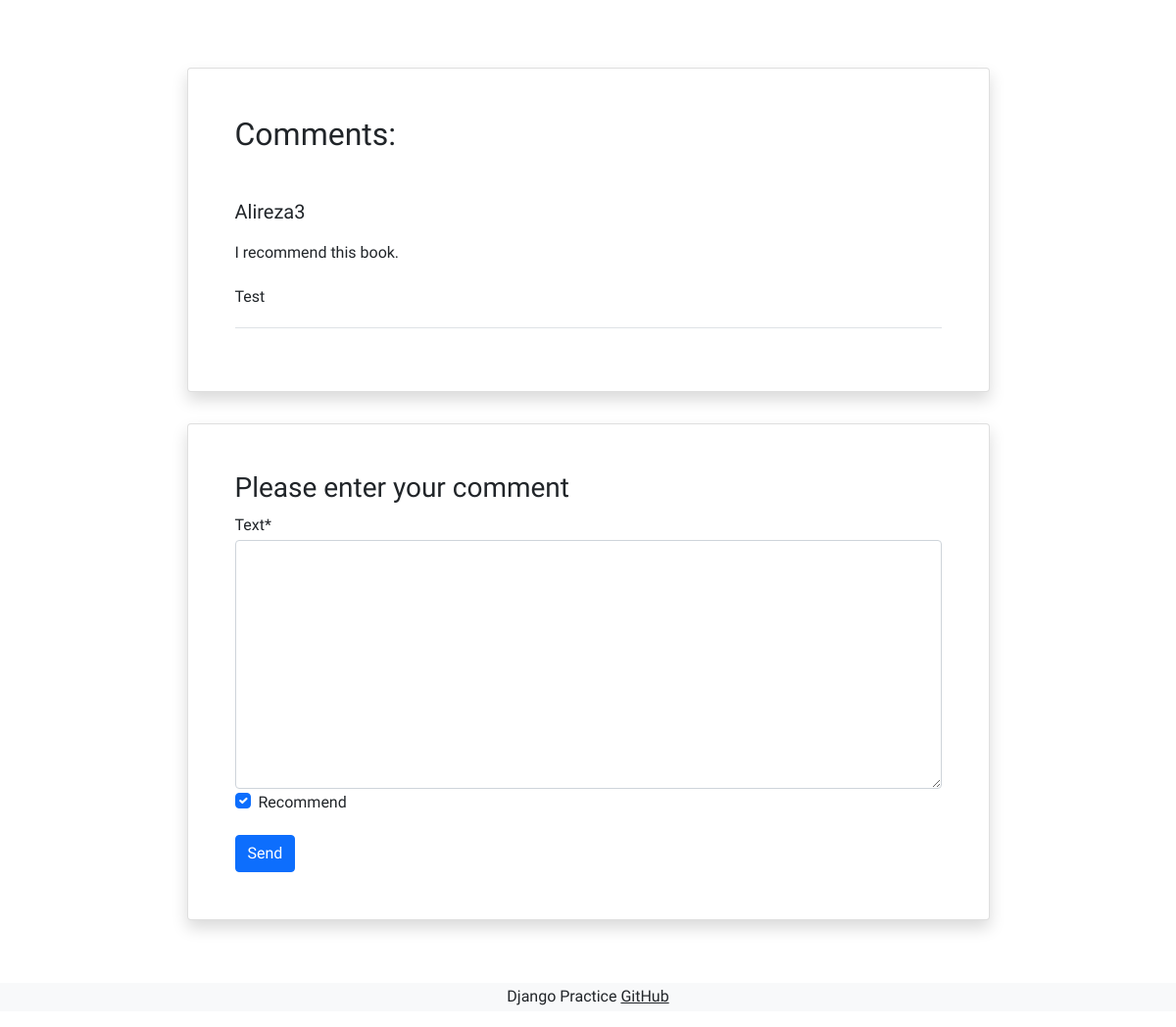
The page /books/1/ (signed in, lower part) on the database as committed earlier.
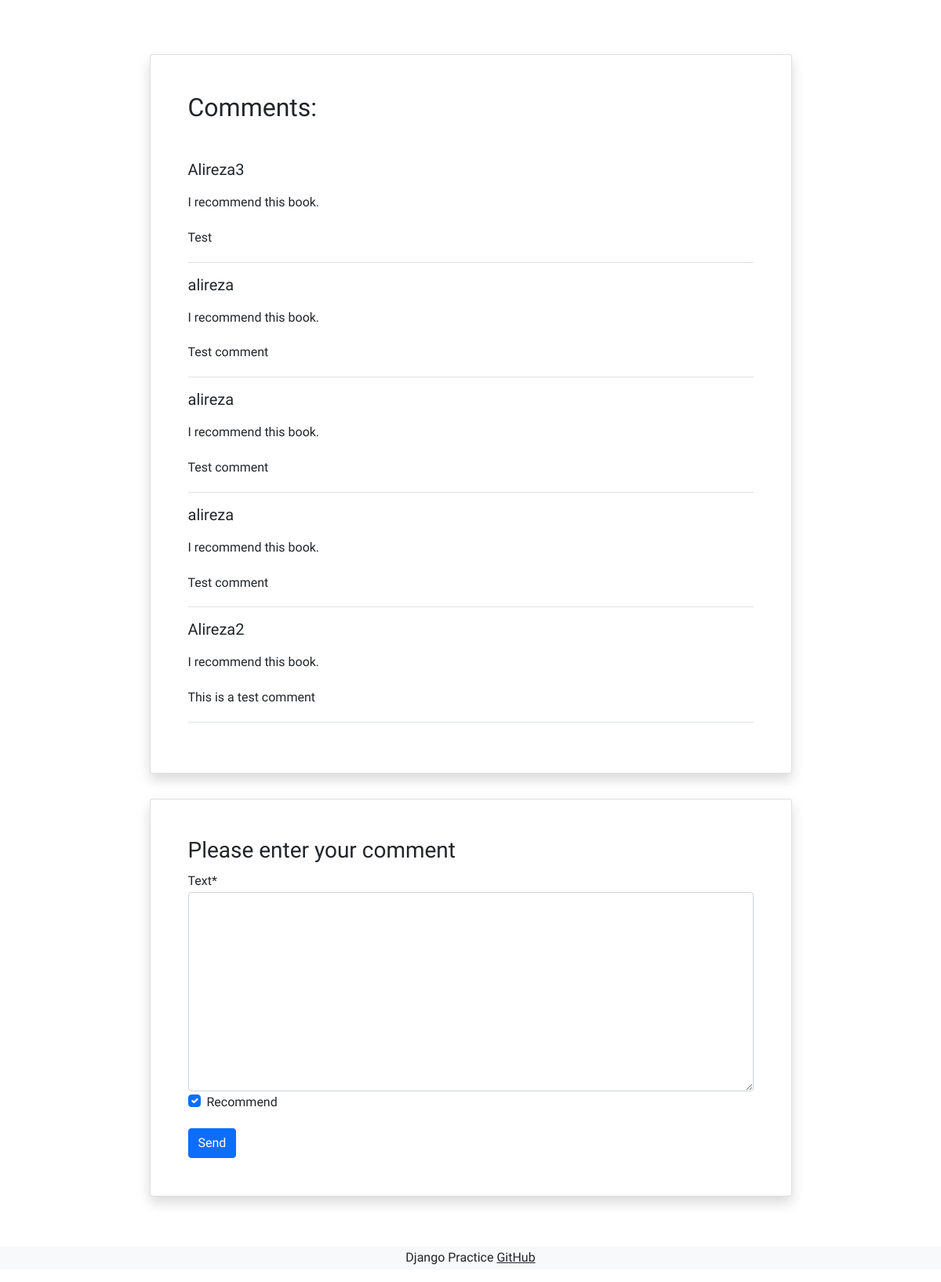
The same page on the database as committed later.
### books/models.py (models this page shows, shortened)
class Comment(models.Model):
    user = models.ForeignKey(get_user_model(), on_delete=models.CASCADE)
    book = models.ForeignKey(Book, on_delete=models.CASCADE, related_name='comments')
    text = models.TextField()
    is_active = models.BooleanField(default=True)
    recommend = models.BooleanField(default=True)
    datetime_created = models.DateTimeField(auto_now_add=True)

### accounts/models.py (models this page shows)
class CustomUser(AbstractUser):
    age = models.PositiveIntegerField(null=True, blank=True)

### books/views.py (the view)
# urls.py: path('<int:pk>/', book_detail_view, name='book_detail'),
@login_required
def book_detail_view(request, pk):
    book = get_object_or_404(Book, pk=pk)
    book_comments = book.comments.all()
    if request.method == 'POST':
        comment_form = CommentForm(request.POST)
        if comment_form.is_valid():
            new_comment = comment_form.save(commit=False)  # commit=False => do not save in DB
            new_comment.book = book
            new_comment.user = request.user
            new_comment.save()
            comment_form = CommentForm()  # clear the form
    else:
        comment_form = CommentForm()
    return render(request, 'books/book_detail.html', {
        'book': book,
        'comments': book_comments,
        'comment_form': comment_form,
    })

### books/forms.py
class CommentForm(forms.ModelForm):
    class Meta:
        model = Comment
        fields = ('text', 'recommend')

### books/templates/books/book_detail.html (shortened to what this page needs)
{% extends '_base.html' %}
{% load crispy_forms_tags %}
{% block content %}
<div class="container mt-5">
  <div class="">
      <div class="">
          <div class="d-flex justify-content-center">
              <div class="my-3 p-5 w-sm-75 w-100">
              </div>
          </div>
          <div class="d-flex justify-content-center">
              <div class="card shadow my-3 p-5 w-sm-75 w-100">
                  <h2 class="mb-5">Comments:</h2>
                  {% for comment in comments %}
                    {% if comment.is_active %}
                          <div class="border-bottom mb-3">
                              <h5 class="mb-3">{{ comment.user.username }}</h5>
                                {% if comment.recommend %}
                                    <p>I recommend this book.</p>
                                {% else %}
                                    <p>I don't recommend this book!</p>
                                {% endif %}
                              <p>{{ comment.text|linebreaks }}</p>
                          </div>
                    {% endif %}
                  {% endfor %}
              </div>
          </div>
          <div class="d-flex justify-content-center">
              <div class="card shadow my-3 p-5 w-sm-75 w-100">
                  <h3>Please enter your comment</h3>
                  <form method="POST">
                        {{ comment_form|crispy }}
                      <button type="submit" class="btn btn-primary mt-3">Send</button>
                  </form>
              </div>
          </div>
      </div>
  </div>
</div>
{% endblock %}

### templates/_base.html (shortened to what this page needs)
{% load static %}
<!DOCTYPE HTML PUBLIC "-//W3C//DTD HTML 4.01//EN" "http://www.w3.org/TR/html4/strict.dtd">
<html lang="en">
<head>
    <link href="https://cdn.jsdelivr.net/npm/bootstrap@5.1.3/dist/css/bootstrap.min.css" rel="stylesheet"
>
    <link rel="stylesheet" href="{% static 'css/style.css' %}">
</head>
<body>
    <div class="container">
        {% block content %}
        {% endblock %}
    </div>
    <footer class="bg-light text-center text-lg-start mt-5">
        <div class="text-center bg-grey">
            <p>Django Practice <a class="text-dark" href="https://github.com/a1364t" target="_blank">GitHub</a></p>
        </div>
    </footer>
</body>
</html>

### static/css/style.css (style rules this page uses)
* { font-family: 'Roboto', sans-serif; line-height: 1.8rem; }
@media (min-width: 576px) { .w-sm-75 { width: 75%!important; } }

Rows that differ between the two databases and show on the page:
added Comment: user.username "alireza", recommend "I recommend this book.", text "Test comment"
added Comment: user.username "alireza", recommend "I recommend this book.", text "Test comment"
added Comment: user.username "alireza", recommend "I recommend this book.", text "Test comment"
added Comment: user.username "Alireza2", recommend "I recommend this book.", text "This is a test comment"
